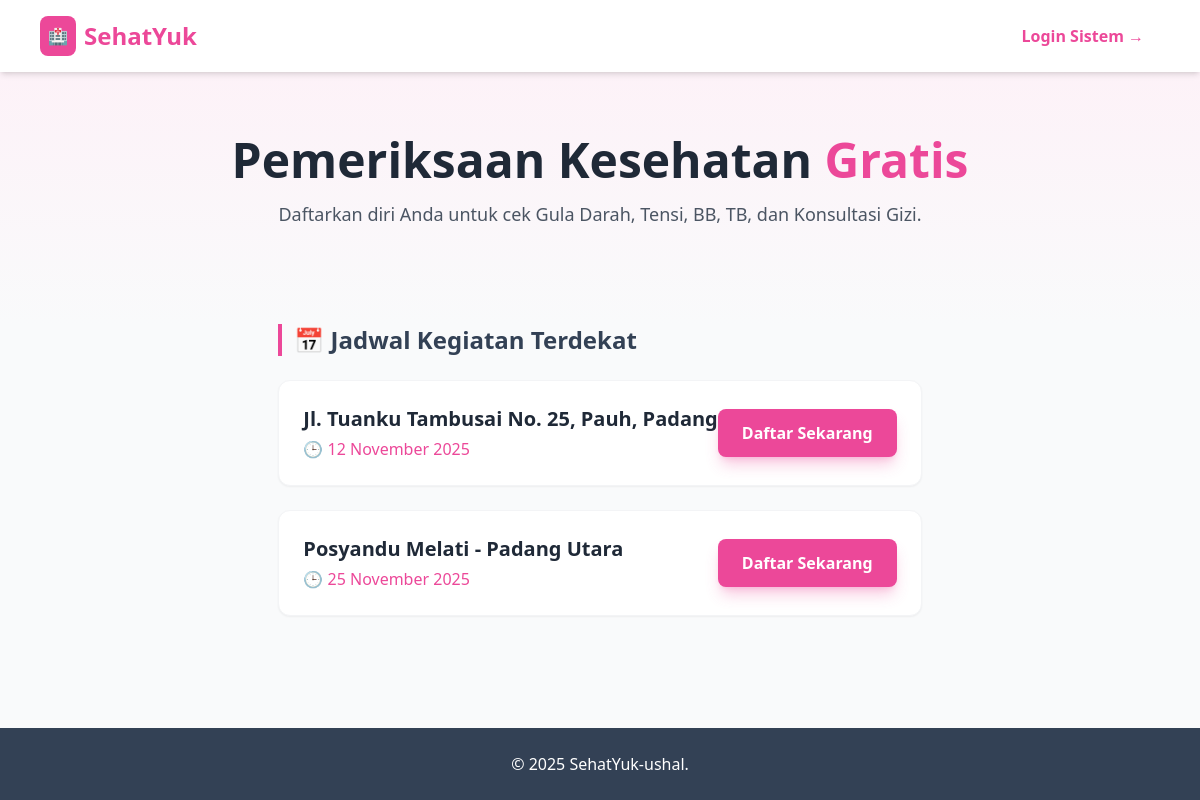
Page /sehatyuk/index.php on the committed database.
### tables this page shows
CREATE TABLE `jadwal` (
  `id_jadwal` int(11) NOT NULL,
  `tanggal_pemeriksaan` date NOT NULL,
  `lokasi` varchar(150) NOT NULL,
  `status_aktif` tinyint(1) DEFAULT 1
);

### sehatyuk/index.php (the view, shortened to what this page needs)
<?php include 'config/koneksi.php'; ?>
<!DOCTYPE html>
<html lang="id">
<head>
    <script src="https://cdn.tailwindcss.com"></script>
</head>
<body class="bg-gray-50 text-sehat-abu font-sans flex flex-col min-h-screen">
    <nav class="bg-white shadow-md sticky top-0 z-50">
        <div class="max-w-6xl mx-auto px-4 py-4 flex justify-between items-center">
            <div class="flex items-center gap-2">
                <div class="bg-sehat-pink text-white p-2 rounded-lg">🏥</div>
                <span class="text-2xl font-bold text-sehat-pink">SehatYuk</span>
            </div>
            <a href="pages/auth/login.php" class="text-sehat-pink font-semibold hover:bg-pink-50 px-4 py-2 rounded transition">Login Sistem →</a>
        </div>
    </nav>
    <header class="text-center py-16 px-4 bg-gradient-to-b from-pink-50 to-gray-50">
        <h1 class="text-4xl md:text-5xl font-bold mb-4 text-gray-800">Pemeriksaan Kesehatan <span class="text-sehat-pink">Gratis</span></h1>
        <p class="text-lg text-gray-600 max-w-2xl mx-auto mb-8">Daftarkan diri Anda untuk cek Gula Darah, Tensi, BB, TB, dan Konsultasi Gizi.</p>
    </header>
    <main class="max-w-4xl mx-auto px-4 pb-20 flex-grow">
        <h2 class="text-2xl font-bold mb-6 border-l-4 border-sehat-pink pl-3">📅 Jadwal Kegiatan Terdekat</h2>
        <div class="grid gap-6">
            <?php
            $query = mysqli_query($koneksi, "SELECT * FROM jadwal WHERE status_aktif = 1 ORDER BY tanggal_pemeriksaan ASC");
            if(mysqli_num_rows($query) > 0){
                while($row = mysqli_fetch_assoc($query)){
            ?>
                <div class="bg-white p-6 rounded-xl shadow-sm border border-gray-100 flex flex-col md:flex-row justify-between items-center hover:shadow-md transition">
                    <div class="mb-4 md:mb-0">
                        <h3 class="text-xl font-bold text-gray-800"><?php echo $row['lokasi']; ?></h3>
                        <p class="text-sehat-pink font-medium mt-1">🕒 <?php echo date('d F Y', strtotime($row['tanggal_pemeriksaan'])); ?></p>
                    </div>
                    <a href="pages/daftar_pasien.php?id=<?php echo $row['id_jadwal']; ?>" class="bg-sehat-pink text-white px-6 py-3 rounded-lg font-semibold hover:bg-pink-600 transition shadow-lg shadow-pink-500/30">
                        Daftar Sekarang
                    </a>
                </div>
            <?php
                }
            } else {
                echo "<div class='text-center p-10 bg-white rounded shadow text-gray-500'>Belum ada jadwal pemeriksaan.</div>";
            }
            ?>
        </div>
    </main>
    <footer class="bg-sehat-abu text-white py-6 text-center mt-auto">
        <p>&copy; 2025 SehatYuk-ushal.</p>
    </footer>
</body>
</html>

### rows in the picture
jadwal: lokasi "Jl. Tuanku Tambusai No. 25, Pauh, Padang", tanggal_pemeriksaan "12 November 2025"
jadwal: lokasi "Posyandu Melati - Padang Utara", tanggal_pemeriksaan "25 November 2025"
